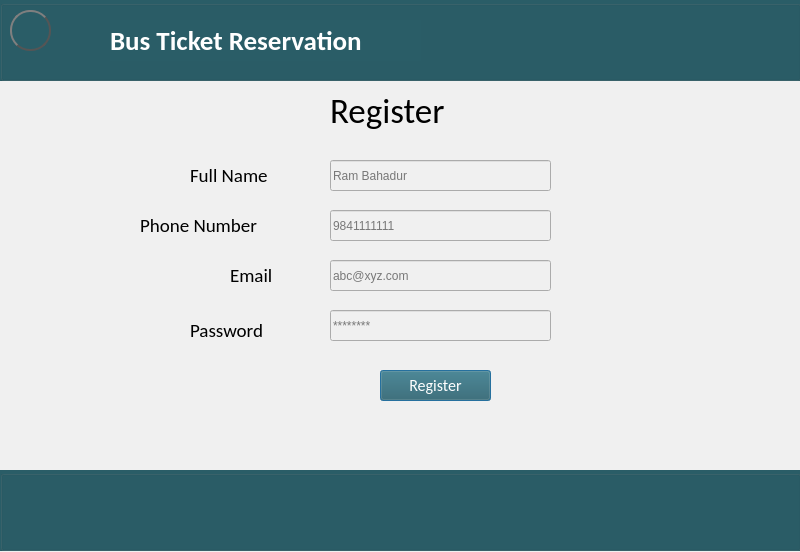
<?xml version="1.0" encoding="UTF-8"?>
<ui version="4.0">
 <class>landing_page2</class>
 <widget class="QDialog" name="landing_page2">
  <property name="geometry">
   <rect>
    <x>0</x>
    <y>0</y>
    <width>800</width>
    <height>552</height>
   </rect>
  </property>
  <property name="windowTitle">
   <string>Register</string>
  </property>
  <property name="styleSheet">
   <string notr="true">background:#f0f0f0;</string>
  </property>
  <widget class="QPushButton" name="register_2">
   <property name="geometry">
    <rect>
     <x>380</x>
     <y>370</y>
     <width>111</width>
     <height>31</height>
    </rect>
   </property>
   <property name="font">
    <font>
     <family>Calibri</family>
     <pointsize>12</pointsize>
    </font>
   </property>
   <property name="styleSheet">
    <string notr="true">QPushButton{
	background:#2a5d67;
	color:#fff;
}</string>
   </property>
   <property name="text">
    <string>Register</string>
   </property>
  </widget>
  <widget class="QLabel" name="label">
   <property name="geometry">
    <rect>
     <x>330</x>
     <y>90</y>
     <width>141</width>
     <height>41</height>
    </rect>
   </property>
   <property name="font">
    <font>
     <family>Calibri</family>
     <pointsize>26</pointsize>
    </font>
   </property>
   <property name="text">
    <string>Register</string>
   </property>
  </widget>
  <widget class="QGroupBox" name="groupBox_2">
   <property name="geometry">
    <rect>
     <x>0</x>
     <y>470</y>
     <width>801</width>
     <height>81</height>
    </rect>
   </property>
   <property name="styleSheet">
    <string notr="true">background:#2a5d67;</string>
   </property>
   <property name="title">
    <string/>
   </property>
  </widget>
  <widget class="QLabel" name="label_2">
   <property name="geometry">
    <rect>
     <x>230</x>
     <y>260</y>
     <width>71</width>
     <height>31</height>
    </rect>
   </property>
   <property name="font">
    <font>
     <family>Calibri</family>
     <pointsize>14</pointsize>
    </font>
   </property>
   <property name="text">
    <string>Email</string>
   </property>
  </widget>
  <widget class="QLabel" name="label_4">
   <property name="geometry">
    <rect>
     <x>140</x>
     <y>210</y>
     <width>141</width>
     <height>31</height>
    </rect>
   </property>
   <property name="font">
    <font>
     <family>Calibri</family>
     <pointsize>14</pointsize>
    </font>
   </property>
   <property name="text">
    <string>Phone Number</string>
   </property>
  </widget>
  <widget class="QGroupBox" name="Header">
   <property name="geometry">
    <rect>
     <x>0</x>
     <y>0</y>
     <width>801</width>
     <height>81</height>
    </rect>
   </property>
   <property name="styleSheet">
    <string notr="true">background:#2a5d67;</string>
   </property>
   <property name="title">
    <string/>
   </property>
   <widget class="QLabel" name="title">
    <property name="geometry">
     <rect>
      <x>110</x>
      <y>20</y>
      <width>311</width>
      <height>41</height>
     </rect>
    </property>
    <property name="font">
     <font>
      <family>Calibri</family>
      <pointsize>20</pointsize>
      <weight>75</weight>
      <bold>true</bold>
     </font>
    </property>
    <property name="styleSheet">
     <string notr="true">color:#fff;</string>
    </property>
    <property name="text">
     <string>Bus Ticket Reservation</string>
    </property>
   </widget>
   <widget class="QPushButton" name="back">
    <property name="geometry">
     <rect>
      <x>10</x>
      <y>10</y>
      <width>41</width>
      <height>41</height>
     </rect>
    </property>
    <property name="styleSheet">
     <string notr="true">#back {
	border-color: rgb(0, 0, 0);
    border: 2px solid #555;
    border-radius: 20px;
    border-style: outset;
    background: qradialgradient(
        cx: 0.5, cy: -0.4, fx: 0.3, fy: -0.4,
        radius: 10, stop: 0 #fff, stop: 1 #888
        );
    padding: 5px;
	
	border-image: url(:/Bus_Icons/Back.png);

    }


#back:pressed {
    border-style: inset;
    background: qradialgradient(
    	cx: 0.4, cy: -0.1, fx: 0.4, fy: -0.1,
    	radius: 10, stop: 0 #fff, stop: 1 #ddd
	 );

	
	border-image: url(:/Bus_Icons/Back_Pressed.png);
    }</string>
    </property>
    <property name="text">
     <string/>
    </property>
   </widget>
  </widget>
  <widget class="QLabel" name="label_5">
   <property name="geometry">
    <rect>
     <x>190</x>
     <y>160</y>
     <width>101</width>
     <height>31</height>
    </rect>
   </property>
   <property name="font">
    <font>
     <family>Calibri</family>
     <pointsize>14</pointsize>
    </font>
   </property>
   <property name="text">
    <string>Full Name</string>
   </property>
  </widget>
  <widget class="QLabel" name="label_3">
   <property name="geometry">
    <rect>
     <x>190</x>
     <y>310</y>
     <width>101</width>
     <height>41</height>
    </rect>
   </property>
   <property name="font">
    <font>
     <family>Calibri</family>
     <pointsize>14</pointsize>
    </font>
   </property>
   <property name="text">
    <string>Password</string>
   </property>
  </widget>
  <widget class="QLineEdit" name="name">
   <property name="geometry">
    <rect>
     <x>330</x>
     <y>160</y>
     <width>221</width>
     <height>31</height>
    </rect>
   </property>
   <property name="text">
    <string/>
   </property>
   <property name="placeholderText">
    <string>Ram Bahadur</string>
   </property>
  </widget>
  <widget class="QLineEdit" name="phnum">
   <property name="geometry">
    <rect>
     <x>330</x>
     <y>210</y>
     <width>221</width>
     <height>31</height>
    </rect>
   </property>
   <property name="text">
    <string/>
   </property>
   <property name="placeholderText">
    <string>9841111111</string>
   </property>
  </widget>
  <widget class="QLineEdit" name="bt_email">
   <property name="geometry">
    <rect>
     <x>330</x>
     <y>260</y>
     <width>221</width>
     <height>31</height>
    </rect>
   </property>
   <property name="text">
    <string/>
   </property>
   <property name="placeholderText">
    <string>abc@xyz.com</string>
   </property>
  </widget>
  <widget class="QLineEdit" name="pass">
   <property name="geometry">
    <rect>
     <x>330</x>
     <y>310</y>
     <width>221</width>
     <height>31</height>
    </rect>
   </property>
   <property name="text">
    <string/>
   </property>
   <property name="echoMode">
    <enum>QLineEdit::Password</enum>
   </property>
   <property name="placeholderText">
    <string>********</string>
   </property>
  </widget>
 </widget>
 <resources/>
 <connections/>
</ui>
